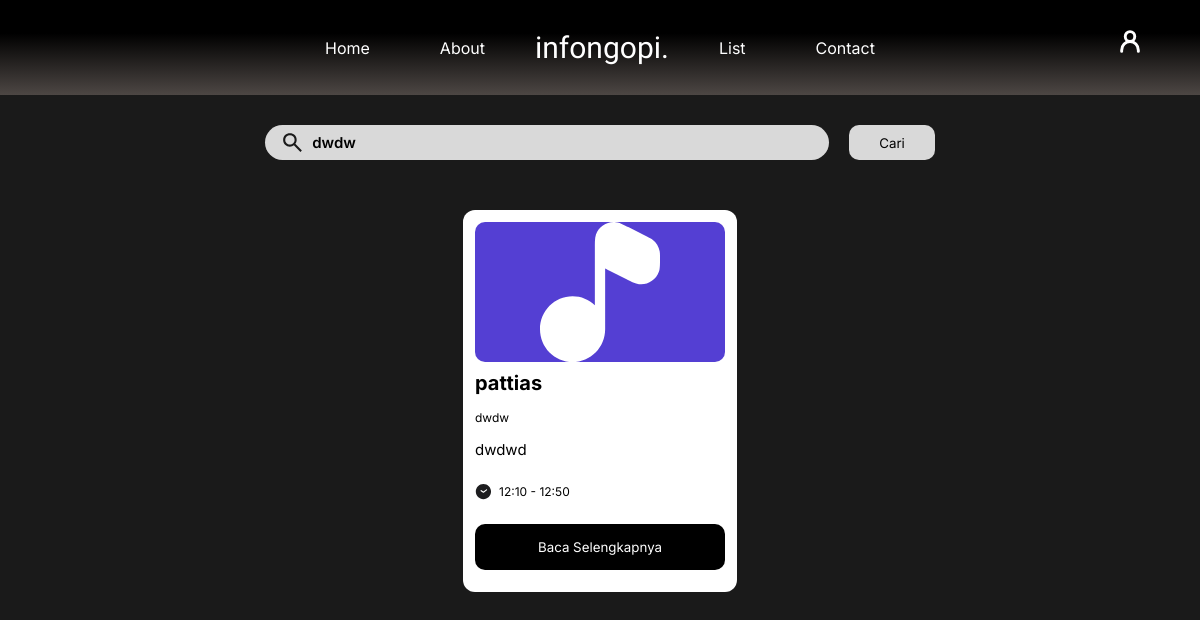
The page /pages/cafe.php?cari=dwdw (signed in) on the database its author committed.
### tables this page shows
CREATE TABLE `cafe` (
  `id` varchar(255) NOT NULL,
  `nama` varchar(255) NOT NULL,
  `foto` varchar(255) DEFAULT NULL,
  `lokasi` varchar(255) NOT NULL,
  `deskripsi` mediumtext,
  `pro` text,
  `cons` text,
  `jam_buka` varchar(255) NOT NULL,
  `jam_tutup` varchar(255) NOT NULL,
  `instagram` varchar(255) DEFAULT NULL
);

### pages/cafe.php (the view, shortened to what this page needs)
<?php
include "../db/koneksi.php";
?>
<!DOCTYPE html>
<html lang="en">
<head>
    <link rel="stylesheet" href="./style/cafe.css">
</head>
<body>
    <div class="navbar">
        <ul class="menu">
            <li><a href="../index.php">Home</a></li>
            <li><a href="./about.php">About</a></li>
            <li class="logo"><a href="../index.php">infongopi.</a></li>
            <li><a href="">List</a></li>
            <li><a href="#">Contact</a></li>
        </ul>
        <a href="./account.php"><img class="profile" src="../public/assets/profile-icon.svg" alt="profile"></a>
    </div>
    <form action="" method="GET" class="search-container">
        <div class="search">
            <img src="../public/assets/search-icon.svg" alt="seach-icon">
            <input type="text" name="cari" placeholder="Masukkan lokasi daerah anda" value="<?php echo htmlspecialchars($_GET['cari'] ?? '', ENT_QUOTES); ?>">
        </div>
        <button type="submit" class="cari">Cari</button>
    </form>
    <div class="cafe-container">
    <?php
    if(isset($_GET['cari'])){
        $cafe2 = "SELECT * FROM cafe WHERE lokasi LIKE '%" . $conn->real_escape_string($_GET['cari']) . "%'";
        $res = $conn->query($cafe2);
        if ($res->num_rows > 0) {
            while ($row = mysqli_fetch_assoc($res)) {
                echo '
        <div class="cafe">
            <div class="cafe-img">
                <img src="../public/cafe/' . htmlspecialchars($row['foto'] ?? "placeholder.jpg") . '" alt="cafe">
            </div>
            <div class="cafe-desc">
                <h2>' . htmlspecialchars($row['nama']) . '</h2>
                <p>' . htmlspecialchars($row['lokasi']) . '</p>
                <p>' . htmlspecialchars($row['deskripsi']) . '</p>
                <div class="time-container">
                    <img src="../public/assets/time.svg" alt="clock">
                    <p>' . htmlspecialchars($row['jam_buka']) . ' - ' . htmlspecialchars($row['jam_tutup']) . '</p>
                </div>
                <form action="" method="POST">
                    <input type="hidden" name="submit" value="'. htmlspecialchars($row['id']) .'">
                    <input class="baca" type="submit" value="Baca Selengkapnya">
                </form>
            </div>
        </div>';
            }
        } else {
            echo '<p class="tidak">Tidak ada cafe ditemukan.</p>';
        }
    }
    ?>
    </div>
</body>
</html>

### pages/style/cafe.css (style rules this page uses)
body { margin: 0px; background-color: #1A1A1A; overflow-y: auto; }
.navbar { display: flex; justify-content: center; padding: 30px 20px; position: relative; background: rgb(77,71,68); background: linear-gradient(0deg, rgba(77,71,68,1) 0%, rgba(0,0,0,1) 65%, rgba(0,0,0,1) 100%); }
.navbar .menu { display: flex; align-items: center; list-style-type: none; margin: 0; padding: 0; gap: 10px; }
.navbar .menu li { margin: 0 10px; }
.navbar .menu li a { color: white; text-decoration: none; padding: 10px 20px; font-family: "Inter"; }
.navbar .menu .logo a { font-size: 30px; text-align: center; padding: 0; font-family: "Italiana"; }
.profile { position: absolute; width: 20px; right: 60px; }
.search-container { width: 100%; display: flex; flex-direction: row; justify-content: center; margin: 30px 0px; }
.search { display: flex; align-items: center; background-color: #D9D9D9; padding: 5px 15px; border-radius: 50px; }
.search img { width: 25px; }
.search input { width: 500px; margin-left: 5px; font-weight: 600; font-size: 15px; background-color: transparent; outline: none; border: none; font-family: "Inter"; }
.cafe { width: 250px; padding: 12px; background-color: white; border-radius: 12px; }
.cafe-img img { border-radius: 10px; width: 100%; height:140px; object-fit: cover; }
.cafe h2 { font-size: 20px; font-family: "Inter"; }
.cafe p { margin: 10px 0px; font-size: 12px; font-family: "Inter"; }
.cafe p:nth-child(2) { margin: 15px 0px; }
.cafe p:nth-child(3) { font-size: 15px; }
.time-container { display: flex; gap: 7px; font-family: "Inter"; align-items: center; }
h2 { margin: 5px 0px; }
.baca { font-family: "Inter"; margin: 10px 0px; background-color: black; color: white; border-radius: 10px; padding: 15px 0px; width: 100%; border: 0px solid transparent; cursor: pointer; }
.cafe-container { margin: 50px 0px; display: flex; align-items: center; justify-content: center; flex-wrap: wrap; gap: 50px; }
.cari { margin-left: 20px; padding: 0px 30px; border-radius: 10px; border: 0px solid transparent; background-color: #D9D9D9; font-family: "Inter"; }

### rows shown on the page
cafe: foto (picture), nama "pattias", lokasi "dwdw", deskripsi "dwdwd", jam_buka "12:10", jam_tutup "12:50"
